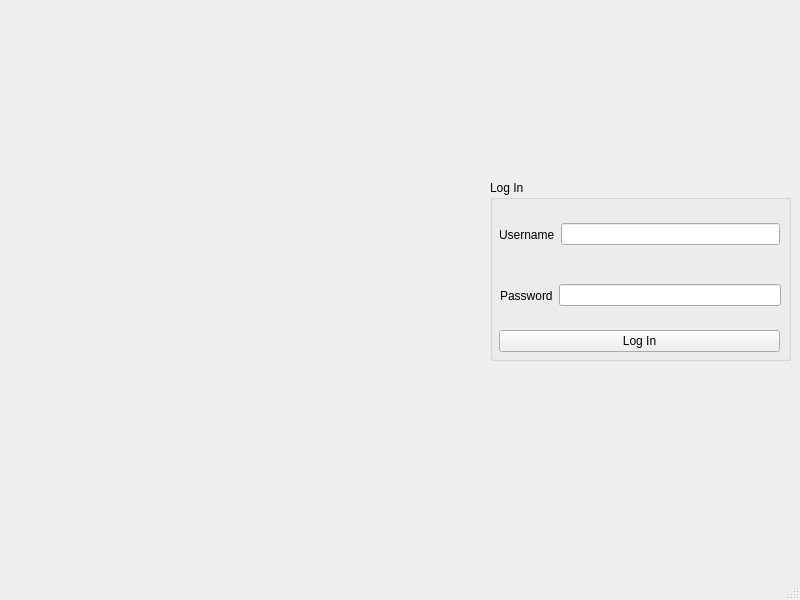
<?xml version="1.0" encoding="UTF-8"?>
<ui version="4.0">
 <class>MainWindow</class>
 <widget class="QMainWindow" name="MainWindow">
  <property name="geometry">
   <rect>
    <x>0</x>
    <y>0</y>
    <width>800</width>
    <height>600</height>
   </rect>
  </property>
  <property name="windowTitle">
   <string>MainWindow</string>
  </property>
  <widget class="QWidget" name="centralwidget">
   <widget class="QGroupBox" name="groupBox">
    <property name="geometry">
     <rect>
      <x>490</x>
      <y>180</y>
      <width>301</width>
      <height>181</height>
     </rect>
    </property>
    <property name="title">
     <string>Log In</string>
    </property>
    <widget class="QWidget" name="horizontalLayoutWidget">
     <property name="geometry">
      <rect>
       <x>9</x>
       <y>29</y>
       <width>281</width>
       <height>51</height>
      </rect>
     </property>
     <layout class="QHBoxLayout" name="horizontalLayout">
      <item>
       <widget class="QLabel" name="label">
        <property name="text">
         <string>Username</string>
        </property>
       </widget>
      </item>
      <item>
       <widget class="QLineEdit" name="lineEdit"/>
      </item>
     </layout>
    </widget>
    <widget class="QWidget" name="horizontalLayoutWidget_2">
     <property name="geometry">
      <rect>
       <x>10</x>
       <y>90</y>
       <width>281</width>
       <height>51</height>
      </rect>
     </property>
     <layout class="QHBoxLayout" name="horizontalLayout_3">
      <item>
       <widget class="QLabel" name="label_2">
        <property name="text">
         <string>Password</string>
        </property>
       </widget>
      </item>
      <item>
       <widget class="QLineEdit" name="lineEdit_2"/>
      </item>
     </layout>
    </widget>
    <widget class="QPushButton" name="pushButton">
     <property name="geometry">
      <rect>
       <x>9</x>
       <y>150</y>
       <width>281</width>
       <height>22</height>
      </rect>
     </property>
     <property name="text">
      <string>Log In</string>
     </property>
    </widget>
   </widget>
  </widget>
  <widget class="QMenuBar" name="menubar">
   <property name="geometry">
    <rect>
     <x>0</x>
     <y>0</y>
     <width>800</width>
     <height>19</height>
    </rect>
   </property>
  </widget>
  <widget class="QStatusBar" name="statusbar"/>
 </widget>
 <resources/>
 <connections/>
</ui>
